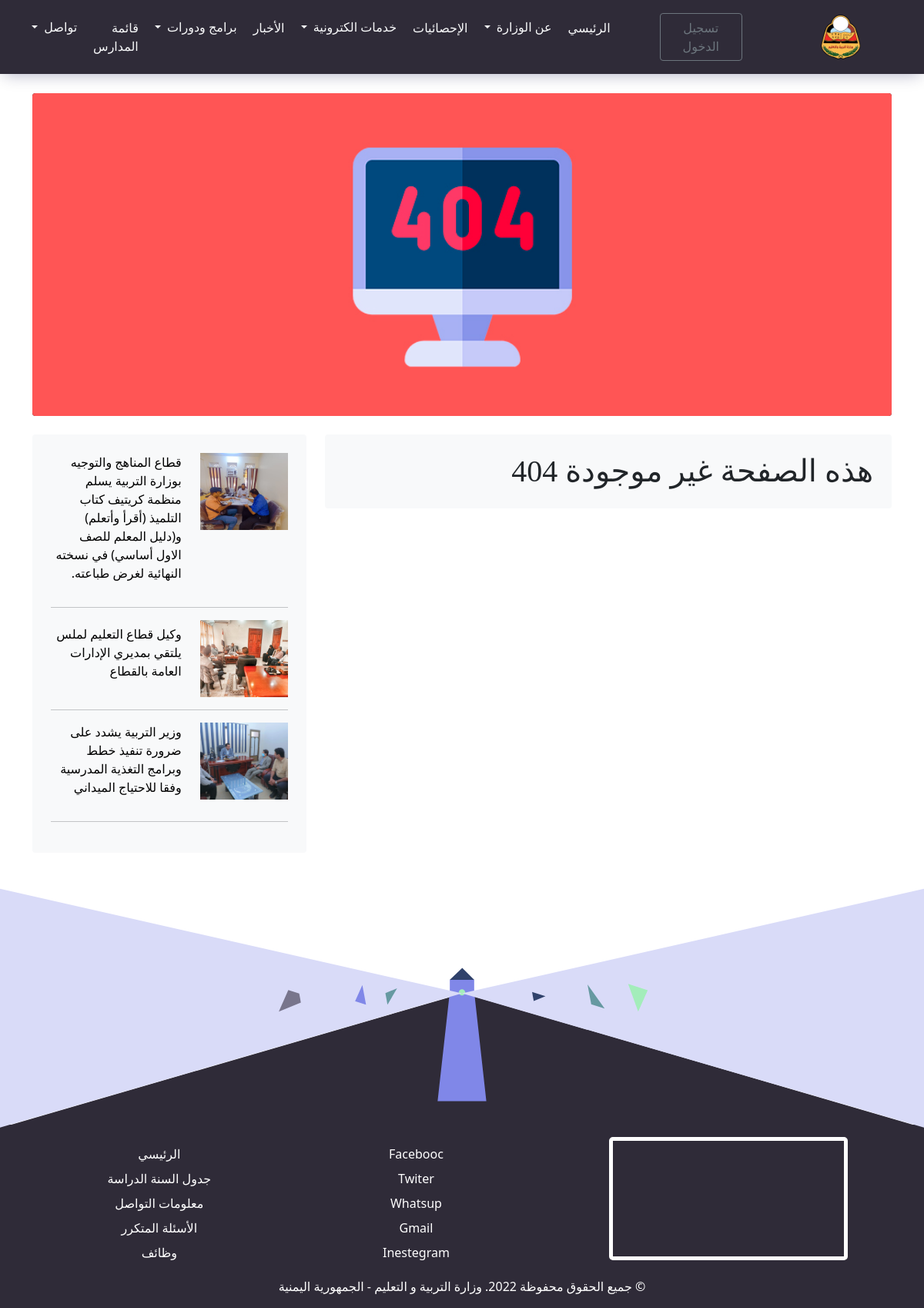
Screenshot of /notFound.php with the database file from the repository.
### tables this page shows
CREATE TABLE `news` (
  `ID` int NOT NULL AUTO_INCREMENT,
  `title` varchar(255) NOT NULL,
  `post_date` datetime DEFAULT NULL,
  `content` text NOT NULL,
  `cover` varchar(255) NOT NULL,
  PRIMARY KEY (`ID`)
);

### newsBox.php (the view)
<div class="p-4 mb-3 bg-light rounded" id="news-container">
  <?php
  $DB = new PDO('mysql:host=localhost;dbname=moe', 'root', '1234');
  $DB->setAttribute(PDO::ATTR_DEFAULT_FETCH_MODE, PDO::FETCH_OBJ);
  $sql = "SELECT ID as id, title, post_date as postDate, cover FROM news ORDER BY post_date DESC LIMIT 3;";
  $schools = $DB->prepare($sql);
  $schools->execute();
  $data = $schools->fetchAll();
  foreach ($data as $value) {
    echo '<a href="http://localhost/news/' . $value->id . '" style="text-decoration: none; color: black;">';
    echo '<div class="row">';
    echo '<img class="col-5 news-thumbnail-img " src="http://localhost/news/covers/' . $value->cover . '" alt="">';
    echo '<p class="col-7 ellipsis" style="display:flex; align-items:center; justify-content:center;">' . $value->title . '</p>';
    echo '</div>';
    echo '</a>';
    echo '<hr>';
  }
  ?>
</div>

### notFound.php (shortened to what this page needs)
<!DOCTYPE html>
<html lang="ar" dir="rtl">
<head>
  <link href="news/blog.rtl.css" rel="stylesheet" />
</head>
<body>
  <?php include("header.php") ?>
  <main class="container">
    <img src="404.jpg" class="mb-4 text-white rounded bg-dark cover-img">
    <div class="row">
      <div class="col-md-8">
        <article class="blog-post">
          <h1 class="p-4 mb-3 bg-light rounded">هذه الصفحة غير موجودة 404</h1>
        </article>
      </div>
      <div class="col-md-4">
        <div class="position-sticky" style="top: 2rem">
          <?php include("newsBox.php") ?>
        </div>
      </div>
  </main>
  <?php include("footer.php") ?>
</body>
</html>

### header.php (shortened to what this page needs)
<link rel="stylesheet" href="http://localhost/dist/css/bootstrap.rtl.min.css">
<nav class="navbar navbar-expand-xl p-3  navbar-light hdr" style="margin-bottom: 25px;background-color: #2f2b38;">
  <div class="container-fluid narflex">
    <a href="http://localhost/home" class="d-flex align-items-center mx-lg-5 mb-2 mb-lg-0 text-white text-decoration-none">
      <img src="http://localhost/logo.png" alt="logo" style="height: 64px; width: 64px;">
    </a>
    <div class="text-end mx-lg-5">
      <?php
      if (!isset($name))
        echo '<a href=' . '"http://localhost/sign-in"' . ' class="btn btn-outline-secondary me-2" style="text-decoration: none;">تسجيل الدخول</a>';
      ?>
    </div>
    <div class="collapse navbar-collapse" id="navbarsExample05">
      <ul class="navbar-nav me-auto mb-2 mb-lg-0">
        <li><a href="http://localhost/home" class="nav-link px-2 text-light">الرئيسي</a></li>
        <li>
          <div class="dropdown">
            <button type="button" class="btn text-light dropdown-toggle" data-bs-toggle="dropdown">
              عن الوزارة
            </button>
          </div>
        </li>
        <li><a href="http://localhost/statistics" class="nav-link px-2 text-light">الإحصائيات</a></li>
        <?php
        if (!isset($type) || $type === "S") {
          echo <<< "studentServices"
          <li>
            <div class="dropdown">
              <button type="button" class="btn text-light dropdown-toggle" data-bs-toggle="dropdown">
              خدمات الكترونية
              </button>
              <ul class="dropdown-menu bg-dark">
                <li><a class="dropdown-item text-light" href="http://localhost/requests/results">عرض النتائج</a></li>
                <li><a class="dropdown-item text-light" href="http://localhost/requests/certificate">طلب اصدار شهادة</a></li>
                <li><a class="dropdown-item text-light" href="http://localhost/requests/scholarship">طلب بعثة دراسية</a></li>
                <li><a class="dropdown-item text-light" href="http://localhost/requests/equation">معادلة شهادة</a></li>
                <li><a class="dropdown-item text-light" href="http://localhost/books">تحميل المنهج</a></li>
              </ul>
            </div>
          </li>
          studentServices;
        } else if (isset($type) && @$type === "E" && @$isAdmin == true) {
          echo <<< "studentServices"
          <li>
            <div class="dropdown">
              <button type="button" class="btn text-light dropdown-toggle" data-bs-toggle="dropdown">
              مراجعة الطلبات
              </button>
              <ul class="dropdown-menu bg-dark">
              <li><a class="dropdown-item text-light" href="http://localhost/review/registers">طلبات تسجيل الطلاب</a></li>
                <li><a class="dropdown-item text-light" href="#">طلبات اصدار شهادة</a></li>
                <li><a class="dropdown-item text-light" href="#">طلبات بعثة دراسية</a></li>
                <li><a class="dropdown-item text-light" href="#">طلبات معادلة شهادة</a></li>
              </ul>
            </div>
          </li>
          studentServices;
        }
        ?>
        <li><a href="http://localhost/news" class="nav-link px-2 text-light">الأخبار</a></li>
        <li>
          <div class="dropdown">
            <button type="button" class="btn text-light dropdown-toggle" data-bs-toggle="dropdown">
              برامج ودورات
            </button>
          </div>
        </li>
        <li><a href="http://localhost/schools" class="nav-link px-2 text-light">قائمة المدارس</a></li>
        <li>
          <div class="dropdown">
            <button type="button" class="btn text-light dropdown-toggle" data-bs-toggle="dropdown">
              تواصل
            </button>
          </div>
        </li>
      </ul>
    </div>
  </div>
</nav>

### footer.php (shortened to what this page needs)
<main style="margin-top: 30px;">
  <img src="http://localhost/LH.svg" alt="" class="w-100" style="margin-bottom: -5px;">
  <footer class=" text-white p-md-3" style="background-color: #2f2b38;">
    <div class="row mb-3 flex-column-reverse flex-md-row w-100 me-lg-auto">
      <div class="col-4 p-0 w-md-100 m-md-auto cen">
        <iframe src="https://www.google.com/maps/embed?pb=!1m14!1m8!1m3!1d15560.537137332829!2d44.9328395!3d12.834598!3m2!1i1024!2i768!4f13.1!3m3!1m2!1s0x0%3A0xc542ae687e34794a!2z2YjYstin2LHYqSDYp9mE2KrYsdio2YrYqSDZiNin2YTYqti52YTZitmFINin2YTZitmF2YbZitip!5e0!3m2!1sar!2s!4v1666620448241!5m2!1sar!2s" style="border: 5px white solid; border-radius: 5px;" allowfullscreen="" loading="lazy"></iframe>
      </div>
      <ul class=" col-4 col-lg-auto me-lg-auto mb-1 mb-md-0 cen">
        <li><a href="#" class="nav-link p-1 text-white">Facebooc</a></li>
        <li><a href="#" class="nav-link p-1 text-white">Twiter</a></li>
        <li><a href="#" class="nav-link p-1 text-white">Whatsup</a></li>
        <li><a href="#" class="nav-link p-1 text-white">Gmail</a></li>
        <li><a href="#" class="nav-link p-1 text-white">Inestegram</a></li>
      </ul>
      <ul class=" col-4 col-lg-auto me-lg-auto mb-1 mb-md-0 cen">
        <li><a href="#" class="nav-link p-1 text-white">الرئيسي</a></li>
        <li><a href="#" class="nav-link p-1 text-white">جدول السنة الدراسة</a></li>
        <li><a href="#" class="nav-link p-1 text-white">معلومات التواصل</a></li>
        <li><a href="#" class="nav-link p-1 text-white">الأسئلة المتكرر</a></li>
        <li><a href="#" class="nav-link p-1 text-white">وظائف</a></li>
      </ul>
    </div>
    <p class="cen w-100">
      &#169; جميع الحقوق محفوظة 2022. وزارة التربية و التعليم - الجمهورية اليمنية
    </p>
  </footer>
</main>

### news/blog.rtl.css (style rules this page uses)
h1, h2, h3, h4, h5, h6 { font-family: Amiri, Georgia, "Times New Roman", serif; }
.blog-post { margin-bottom: 4rem; }
.news-thumbnail-img { aspect-ratio: 8 / 3; height: 100px; object-fit: cover; }
.cover-img { aspect-ratio: 8 / 3; width: 100%; object-fit: cover; }
.ellipsis { text-overflow: ellipsis; }

### header.php (style rules this page uses)
.hdr { box-shadow: 0px 5px 20px -5px #00044352; width: 100%; }
.narflex { display: flex; align-items: center; justify-content: space-between; }

### footer.php (style rules this page uses)
.cen { margin: auto; width: fit-content; }
ul { list-style: none; }
footer:last-child { text-align: center; }

### rows the page displays
news: cover (picture), title "قطاع المناهج والتوجيه بوزارة التربية يسلم منظمة كريتيف كتاب التلميذ (أقرأ وأتعلم) و(دليل المعلم للصف الاول أساسي) في نسخته النهائية لغرض طباعته."
news: cover (picture), title "وكيل قطاع التعليم لملس يلتقي بمديري الإدارات العامة بالقطاع"
news: cover (picture), title "وزير التربية يشدد على ضرورة تنفيذ خطط وبرامج التغذية المدرسية وفقا للاحتياج الميداني"
